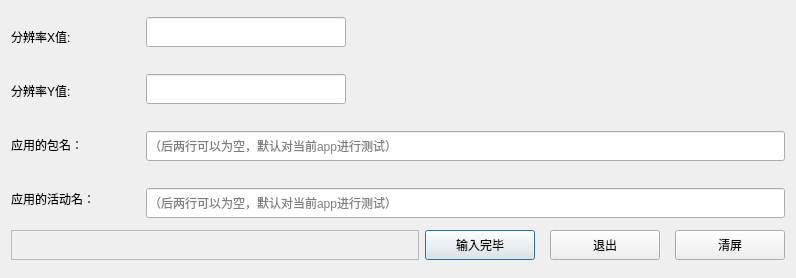
<?xml version="1.0" encoding="UTF-8"?>
<ui version="4.0">
 <class>In_dev_infor</class>
 <widget class="QDialog" name="In_dev_infor">
  <property name="geometry">
   <rect>
    <x>0</x>
    <y>0</y>
    <width>796</width>
    <height>278</height>
   </rect>
  </property>
  <property name="windowTitle">
   <string>输入参数窗口</string>
  </property>
  <layout class="QGridLayout" name="gridLayout">
   <item row="1" column="0">
    <widget class="QFrame" name="frame">
     <property name="frameShape">
      <enum>QFrame::StyledPanel</enum>
     </property>
     <property name="frameShadow">
      <enum>QFrame::Raised</enum>
     </property>
    </widget>
   </item>
   <item row="1" column="1">
    <layout class="QHBoxLayout" name="horizontalLayout_2">
     <property name="spacing">
      <number>15</number>
     </property>
     <item>
      <widget class="QPushButton" name="finishInputButton">
       <property name="minimumSize">
        <size>
         <width>110</width>
         <height>30</height>
        </size>
       </property>
       <property name="maximumSize">
        <size>
         <width>110</width>
         <height>30</height>
        </size>
       </property>
       <property name="text">
        <string>输入完毕</string>
       </property>
      </widget>
     </item>
     <item>
      <widget class="QPushButton" name="exitButton">
       <property name="minimumSize">
        <size>
         <width>110</width>
         <height>30</height>
        </size>
       </property>
       <property name="maximumSize">
        <size>
         <width>110</width>
         <height>30</height>
        </size>
       </property>
       <property name="text">
        <string>退出</string>
       </property>
      </widget>
     </item>
     <item>
      <widget class="QPushButton" name="cleanButton">
       <property name="minimumSize">
        <size>
         <width>110</width>
         <height>30</height>
        </size>
       </property>
       <property name="maximumSize">
        <size>
         <width>110</width>
         <height>30</height>
        </size>
       </property>
       <property name="text">
        <string>清屏</string>
       </property>
      </widget>
     </item>
    </layout>
   </item>
   <item row="0" column="0" colspan="2">
    <layout class="QHBoxLayout" name="horizontalLayout">
     <item>
      <layout class="QVBoxLayout" name="verticalLayout_2">
       <property name="spacing">
        <number>15</number>
       </property>
       <item>
        <widget class="QLabel" name="reso_x">
         <property name="whatsThis">
          <string>&lt;html&gt;&lt;head/&gt;&lt;body&gt;&lt;p&gt;设置测试的窗口分辨率X值，取值范围为(0,手机/模拟器分辨率X值)。&lt;/p&gt;&lt;/body&gt;&lt;/html&gt;</string>
         </property>
         <property name="text">
          <string>分辨率X值:</string>
         </property>
        </widget>
       </item>
       <item>
        <widget class="QLabel" name="reso_y">
         <property name="whatsThis">
          <string>&lt;html&gt;&lt;head/&gt;&lt;body&gt;&lt;p&gt;设置测试的窗口分辨率Y值，取值范围为(0,手机/模拟器分辨率Y值)。&lt;/p&gt;&lt;/body&gt;&lt;/html&gt;</string>
         </property>
         <property name="text">
          <string>分辨率Y值:</string>
         </property>
        </widget>
       </item>
       <item>
        <widget class="QLabel" name="p_name">
         <property name="whatsThis">
          <string>&lt;html&gt;&lt;head/&gt;&lt;body&gt;&lt;p&gt;应用的包名，例如：com.Jelly.JellyFish&lt;/p&gt;&lt;p&gt;（可以为空，默认对当前app进行测试）&lt;/p&gt;&lt;/body&gt;&lt;/html&gt;</string>
         </property>
         <property name="text">
          <string>应用的包名：</string>
         </property>
        </widget>
       </item>
       <item>
        <widget class="QLabel" name="a_name">
         <property name="whatsThis">
          <string>&lt;html&gt;&lt;head/&gt;&lt;body&gt;&lt;p&gt;应用的活动名，例如: com.unity3d.player.UnityPlayerActivity&lt;/p&gt;&lt;p&gt;（可以为空，默认对当前app进行测试）&lt;/p&gt;&lt;/body&gt;&lt;/html&gt;</string>
         </property>
         <property name="text">
          <string>应用的活动名：</string>
         </property>
        </widget>
       </item>
      </layout>
     </item>
     <item>
      <layout class="QVBoxLayout" name="verticalLayout">
       <property name="spacing">
        <number>27</number>
       </property>
       <item>
        <widget class="QLineEdit" name="xPositionValue">
         <property name="minimumSize">
          <size>
           <width>200</width>
           <height>30</height>
          </size>
         </property>
         <property name="maximumSize">
          <size>
           <width>200</width>
           <height>30</height>
          </size>
         </property>
        </widget>
       </item>
       <item>
        <widget class="QLineEdit" name="yPositionValue">
         <property name="minimumSize">
          <size>
           <width>200</width>
           <height>30</height>
          </size>
         </property>
         <property name="maximumSize">
          <size>
           <width>200</width>
           <height>30</height>
          </size>
         </property>
        </widget>
       </item>
       <item>
        <widget class="QLineEdit" name="packageNameValue">
         <property name="minimumSize">
          <size>
           <width>639</width>
           <height>30</height>
          </size>
         </property>
         <property name="maximumSize">
          <size>
           <width>639</width>
           <height>30</height>
          </size>
         </property>
         <property name="placeholderText">
          <string>（后两行可以为空，默认对当前app进行测试）</string>
         </property>
        </widget>
       </item>
       <item>
        <widget class="QLineEdit" name="PackageActivityName">
         <property name="minimumSize">
          <size>
           <width>639</width>
           <height>30</height>
          </size>
         </property>
         <property name="maximumSize">
          <size>
           <width>639</width>
           <height>30</height>
          </size>
         </property>
         <property name="placeholderText">
          <string>（后两行可以为空，默认对当前app进行测试）</string>
         </property>
        </widget>
       </item>
      </layout>
     </item>
    </layout>
   </item>
  </layout>
 </widget>
 <resources/>
 <connections>
  <connection>
   <sender>finishInputButton</sender>
   <signal>clicked()</signal>
   <receiver>In_dev_infor</receiver>
   <slot>click_fin_b()</slot>
   <hints>
    <hint type="sourcelabel">
     <x>509</x>
     <y>258</y>
    </hint>
    <hint type="destinationlabel">
     <x>412</x>
     <y>228</y>
    </hint>
   </hints>
  </connection>
  <connection>
   <sender>cleanButton</sender>
   <signal>clicked()</signal>
   <receiver>xPositionValue</receiver>
   <slot>clear()</slot>
   <hints>
    <hint type="sourcelabel">
     <x>664</x>
     <y>245</y>
    </hint>
    <hint type="destinationlabel">
     <x>302</x>
     <y>40</y>
    </hint>
   </hints>
  </connection>
  <connection>
   <sender>cleanButton</sender>
   <signal>clicked()</signal>
   <receiver>yPositionValue</receiver>
   <slot>clear()</slot>
   <hints>
    <hint type="sourcelabel">
     <x>690</x>
     <y>239</y>
    </hint>
    <hint type="destinationlabel">
     <x>302</x>
     <y>97</y>
    </hint>
   </hints>
  </connection>
  <connection>
   <sender>cleanButton</sender>
   <signal>clicked()</signal>
   <receiver>packageNameValue</receiver>
   <slot>clear()</slot>
   <hints>
    <hint type="sourcelabel">
     <x>737</x>
     <y>240</y>
    </hint>
    <hint type="destinationlabel">
     <x>682</x>
     <y>147</y>
    </hint>
   </hints>
  </connection>
  <connection>
   <sender>cleanButton</sender>
   <signal>clicked()</signal>
   <receiver>PackageActivityName</receiver>
   <slot>clear()</slot>
   <hints>
    <hint type="sourcelabel">
     <x>739</x>
     <y>238</y>
    </hint>
    <hint type="destinationlabel">
     <x>729</x>
     <y>199</y>
    </hint>
   </hints>
  </connection>
  <connection>
   <sender>exitButton</sender>
   <signal>clicked()</signal>
   <receiver>In_dev_infor</receiver>
   <slot>reject()</slot>
   <hints>
    <hint type="sourcelabel">
     <x>600</x>
     <y>257</y>
    </hint>
    <hint type="destinationlabel">
     <x>744</x>
     <y>229</y>
    </hint>
   </hints>
  </connection>
  <connection>
   <sender>finishInputButton</sender>
   <signal>clicked()</signal>
   <receiver>In_dev_infor</receiver>
   <slot>click_fin_b()</slot>
   <hints>
    <hint type="sourcelabel">
     <x>509</x>
     <y>253</y>
    </hint>
    <hint type="destinationlabel">
     <x>516</x>
     <y>237</y>
    </hint>
   </hints>
  </connection>
 </connections>
 <slots>
  <slot>click_fin_b()</slot>
 </slots>
</ui>
